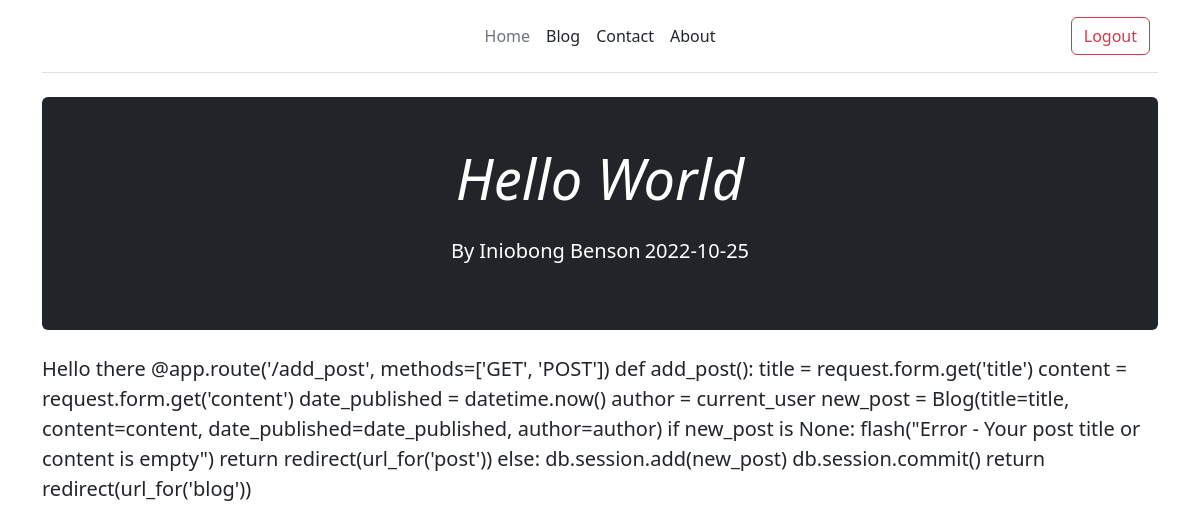
Screenshot of /post/3 (signed in) with the database file from the repository.
### app.py (models this page shows, shortened)
class Blog(db.Model):
    __tablename__ = "Blog"
    id = db.Column(db.Integer, primary_key=True)
    title = db.Column(db.String, unique=True, nullable=False)
    content = db.Column(db.Text, nullable=False)
    date_published = db.Column(db.DateTime)
    author = db.Column(db.String, default="Iniobong Benson")

### app.py (the view)
@app.route('/post/<int:id>')
def get_post(id):
    post = Blog.query.filter_by(id=id).first()
    return render_template('blog/post_detail.html', post=post)

### app.py (called while the page is built)
@login_manager.user_loader
def user_loader(user_id):
    return User.query.get(user_id)

    def __repr__(self):
        return f"{self.first_name}"

### templates/blog/post_detail.html (shortened to what this page needs)
{% extends 'base.html' %}
{% block content %}
<div class="p-4 p-md-5 mb-4 rounded text-bg-dark">
    <div class=" post-banner">
        <h1 class="display-4 fst-italic">{{post.title}}</h1>
        <div class="post-detail">
            <p class="lead my-3"><a href="#" class="text-white">By {{post.author}}</a></p>
            <p class="lead my-3">{{post.date_published.strftime('%Y-%m-%d')}}</p>
        </div>
    </div>
</div>
<p class="lead my-3">{{post.content}}</p>
{% endblock content %}

### static/styles/main.css (style rules this page uses)
html, body { box-sizing: border-box; }
a { text-decoration: none; }
.post-banner { text-align: center }
.post-detail { display: flex; flex-direction: row; align-items: center; margin: auto; width: 30%; justify-content: space-evenly; }

### rows the page displays
Blog: title "Hello World", author "Iniobong Benson", date_published "2022-10-25", content "Hello there @app.route('/add_post', methods=['GET', 'POST']) def add_post(): title = request.form.get('title') content = request.form.get('content') date_published = datetime.now() author = current_user new_post = Blog(title=title, content=content, date_published=date_published, author=author) if new_post is None: flash(\"Error - Your post title or content is empty\") return redirect(url_for('post')) else: db.session.add(new_post) db.session.commit() return redirect(url_for('blog'))"
